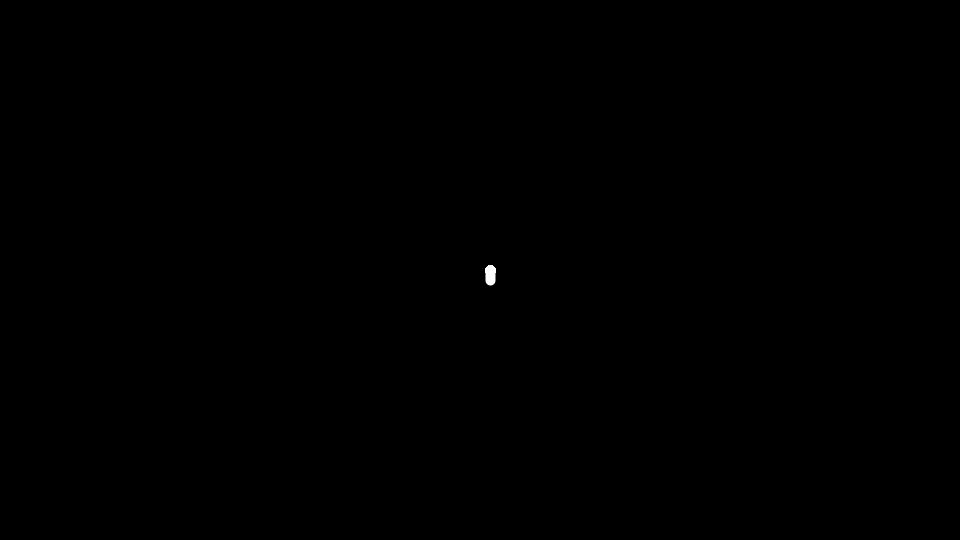
Frame 1 (no input)
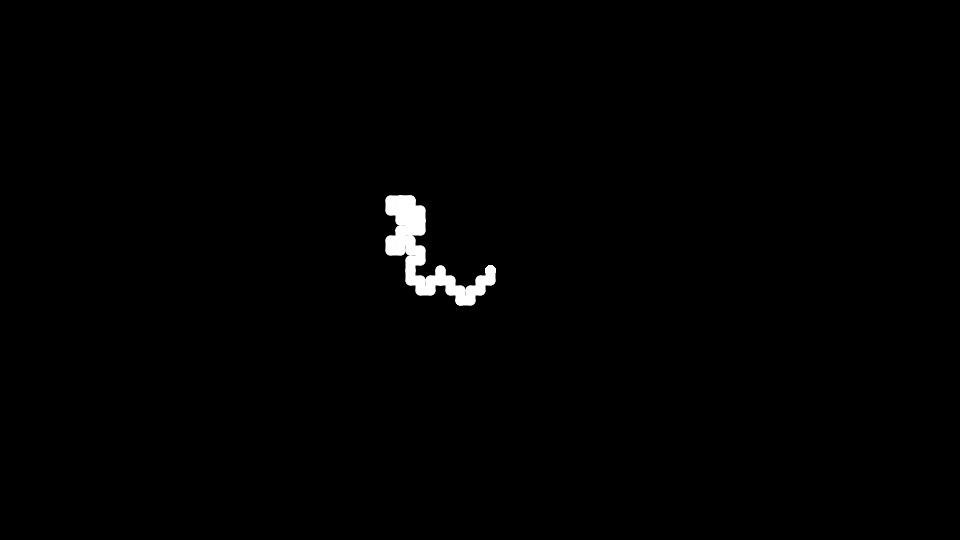
Frame 60 (the mouse pressed at the canvas centre just before this capture)
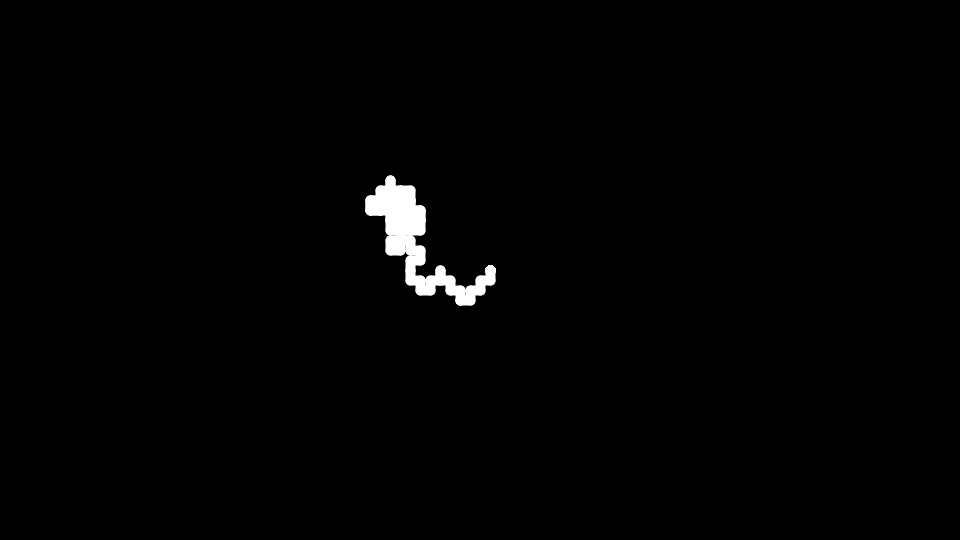
Frame 120 (the mouse held since frame 60 and released just before this capture)

The Processing sketch that drew these frames (run headless with seeded random() and noise(); from frame 60 on, the mouse is pressed at the canvas centre):

// Processing sketch: spreadingDots
// ── spreadingDots.pde
int len = 10;
int pipeNum = 10000;
int[] x = new int[pipeNum];
int[] y = new int[pipeNum];
int min = 20;

void setup(){
  size(960,540);
  background(0);
  stroke(255);
  strokeWeight(10);
  strokeCap(ROUND);
  
  for(int i=0; i<x.length; i++){
    x[i] = 490;
    y[i] = 270;
  }
  
  //frameRate(60);
}

boolean turn = false;

int it = 0;
void draw(){
  background(0);
  nextPipe();
  display();
  println(frameRate);
}

void nextPipe(){
  for(int i=0; i<x.length-1; i++){
    x[i] = x[i+1];
    y[i] = y[i+1];
  }
  
  int addon = (int)random(-len,len);
  if(addon < min && addon > 0) addon = 10;
  else if(addon > -min && addon < 0) addon = -10;
  if(turn){
    x[x.length-1] += addon;
    turn = !turn;
  }
  else{
  y[y.length-1] += addon;
    turn = !turn;
  }
  
  if(x[x.length-1] > width) x[x.length-1] = width-2;
  if(y[y.length-1] > height) y[y.length-1] = height-2;
  if(x[x.length-1] < 0) x[x.length-1] = 2;
  if(y[y.length-1] < 0) y[y.length-1] = 2;


}

void display(){
  for(int i=0; i<x.length-1; i++){
    line(x[i],y[i],x[i+1],y[i+1]);
  }
}
